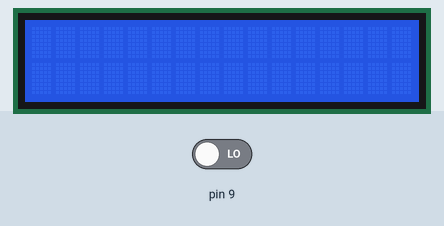
Recording of a sketch running on a simulated Arduino Uno, built with avr-gcc and run on an emulated ATmega328P. On the bench: 16×2 character LCD. The inputs (shaded band) are chosen by the test bench; at power-on: pin 9 LOW.

Above: at 1.2 s.
1.3 s: pin 9 driven HIGH
At 1.4 s:
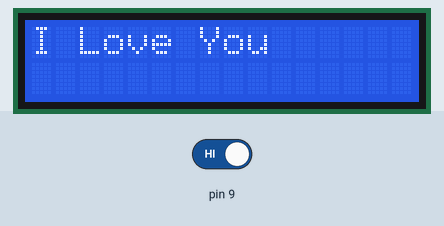
At 1.81 s:
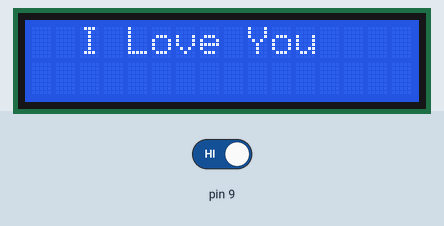
Timing chart, 0 to 4.3 s (numbered marks = the images above; inputs shaded):
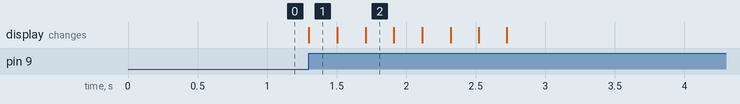

The sketch:

ntnu_40371231h-3.ino
```cpp
#include <LiquidCrystal.h>

LiquidCrystal lcd(12, 11, 10 ,5 , 4, 3, 2);
int pos = 0;

void setup() {
  pinMode(9, INPUT);
  lcd.begin(16, 2);

}

void loop() {
  if(digitalRead(9)==HIGH){
    while(pos<7){
      lcd.setCursor(pos, 0);
      lcd.print("I Love You");
      delay(200);
      lcd.clear();
      pos++;
    }  }
  }
```

Measured:
- after the input at 1.3 s, the display: changes at once (image 1)
